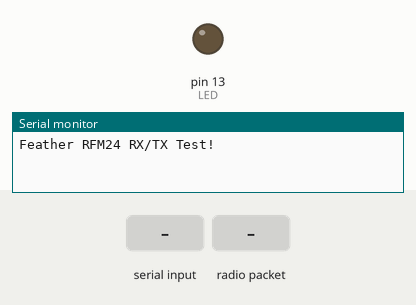
Simulated run of this sketch. Board: Arduino Uno, built with avr-gcc and run on an emulated ATmega328P. Parts: output pins drawn as LEDs (lit = HIGH), the last lines printed to the serial monitor. The test bench sets the inputs (shaded band). No radio packets arrive unless stated; pins used as bus, display or sensor lines are not drawn.

Above: at 2.2 s.
2.3 s: "1" received over the second serial link
At 4.3 s:
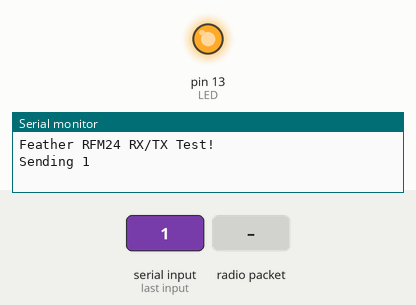
4.6 s: radio packet "1" arrives
At 5.3 s:
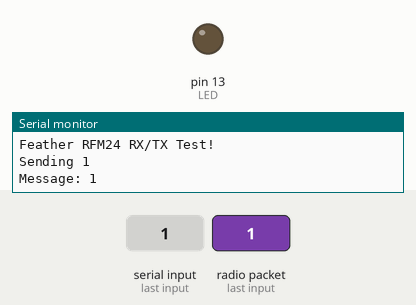
Timing chart, 0 to 7.6 s (numbered marks = the images above; inputs shaded):
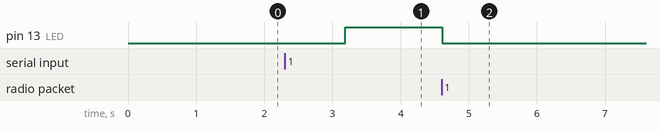

Measured:
- after the input at 2.3 s, pin 13 (LED): LOW → HIGH after 0.88 s
- after the input at 4.6 s, pin 13 (LED): HIGH → LOW at once

The sketch:

sketch_dec09a.ino
```cpp
// Mustafa Jawad Engineer | 2022
// Through this code, you can use the nRF24 with the Arduino to send data
// at a distance of one thousand meters 1 km,
// the data will be provided to the Arduino through Bluetooth HC-05,
// which in turn is paired with the Android application for instant chat via Bluetooth

#include <SPI.h>
#include <SoftwareSerial.h>
#include <RH_NRF24.h>
#include <RF24.h>

SoftwareSerial Serialb(8,9);// RX TX
char radiopacket[100]; // Allocate some space for the string
char inChar; // Where to store the character read
byte index = 0; // Index into array; where to store the character
boolean test;

 #define LED      13
/************ Radio Setup ***************/
 #define RFM24_INT     3 // Pin 3 Arduino Uno (PWM)
 #define RFM24_CS      4 // Pin 4 Arduino Uno (PWM)
 #define RFM24_RST     2

// Singleton instance of the radio driver
 RH_NRF24 nrf24(RFM24_CS, RFM24_INT);
 RF24 radio(4,3);
void setup()
{
  delay(500);
  Serial.begin(115200);
  Serialb.begin(9600);
  radio.setPALevel(RF24_PA_MAX);
  radio.setDataRate(RF24_2MBPS);
  pinMode(LED, OUTPUT);
  pinMode(RFM24_RST, OUTPUT);
  digitalWrite(RFM24_RST, LOW);
  Serial.println("Feather RFM24 RX/TX Test!");

 // manual reset
  digitalWrite(RFM24_RST, HIGH);
  delay(10);
  digitalWrite(RFM24_RST, LOW);
  delay(10);


  while (!Serial);
  // wait for serial port to connect.
  if (!nrf24.init())
    Serial.println("init failed");
  // Defaults after init are 2.402 GHz (channel 2), 2Mbps, 0dBm
  if (!nrf24.setChannel(1))
    Serial.println("setChannel failed");
  if (!nrf24.setRF(RH_NRF24::DataRate2Mbps, RH_NRF24::TransmitPower0dBm))
    Serial.println("setRF failed");

  delay(500);
}

void loop()
{
  if(nrf24.waitAvailableTimeout(200)) {
    // Should be a message for us now
    uint8_t buf[RH_NRF24_MAX_MESSAGE_LEN];
    uint8_t len = sizeof(buf);

   if(!nrf24.recv(buf, &len)) {
      Serial.println("Receive failed");
      return;
     }
     digitalWrite(LED, HIGH);
     nrf24.printBuffer("Received: ", buf, len);
     buf[len] = 0;

     Serial.print("Message: "); Serial.println((char*)buf);
     Serialb.println((char*)buf);
     digitalWrite(LED, LOW);
  }

  while(Serialb.available() > 0) // Don't read unless there you know there is data
  {
      if(index < 99) // One less than the size of the array
      {
          inChar = Serialb.read(); // Read a character
          radiopacket[index] = inChar; // Store it
          index++; // Increment where to write next
          radiopacket[index] = '\0'; // Null terminate the string
      }
      test=true;
  }

  delay(500);

  if(index>0 && test==true){
    Serial.print("Sending "); Serial.println(radiopacket);
    nrf24.send((uint8_t *)radiopacket,strlen(radiopacket));
    nrf24.waitPacketSent();

   if(inChar == '1')
      digitalWrite(13, HIGH);
    else if(inChar == '0')
      digitalWrite(13, LOW);
      test=false;
 index=0;
}
}
```
